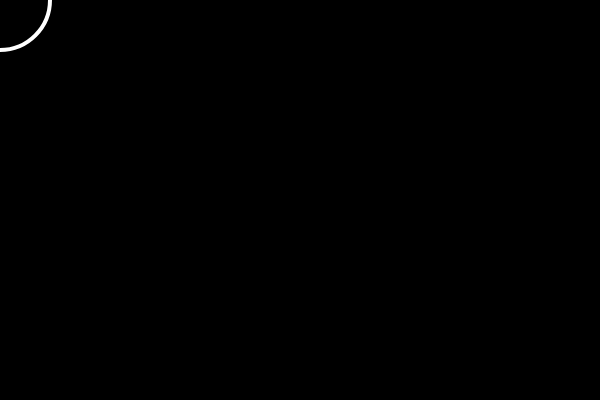
Frame 1 (no input)
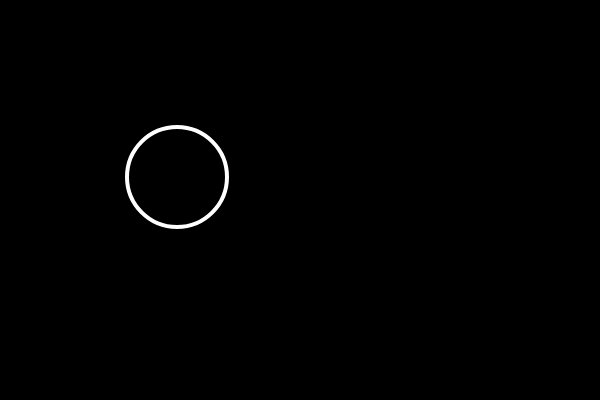
Frame 60 (no input)
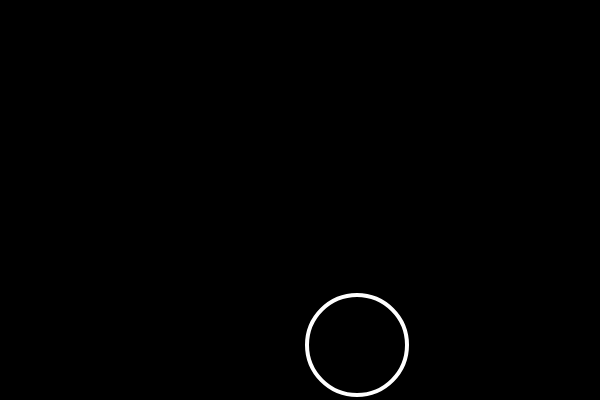
Frame 120 (the mouse pressed at the canvas centre since frame 60)

The p5.js sketch that drew these frames (run headless with seeded random() and noise() and a simulated clock; from frame 60 on, the mouse is pressed at the canvas centre):

// p5.js sketch
// ── sketch.js
let x = 0;
let y = 0
let x_speed = 3;
let y_speed = 3;

function setup() {
    createCanvas(600, 400);
}

function draw() {
    background(0);
        
    stroke(255);
    strokeWeight(4);
    noFill();
    circle(x, y, 100); 

    if (x > width - 50) {
        x_speed = -3;
    } else if (x < 50 ) {
        x_speed = 3;
    }
    if (y > height - 50) {
        y_speed = -3
    } else if (y < 50) {
        y_speed = 3
    }
    x = x + x_speed;
    y = y + y_speed;
}
